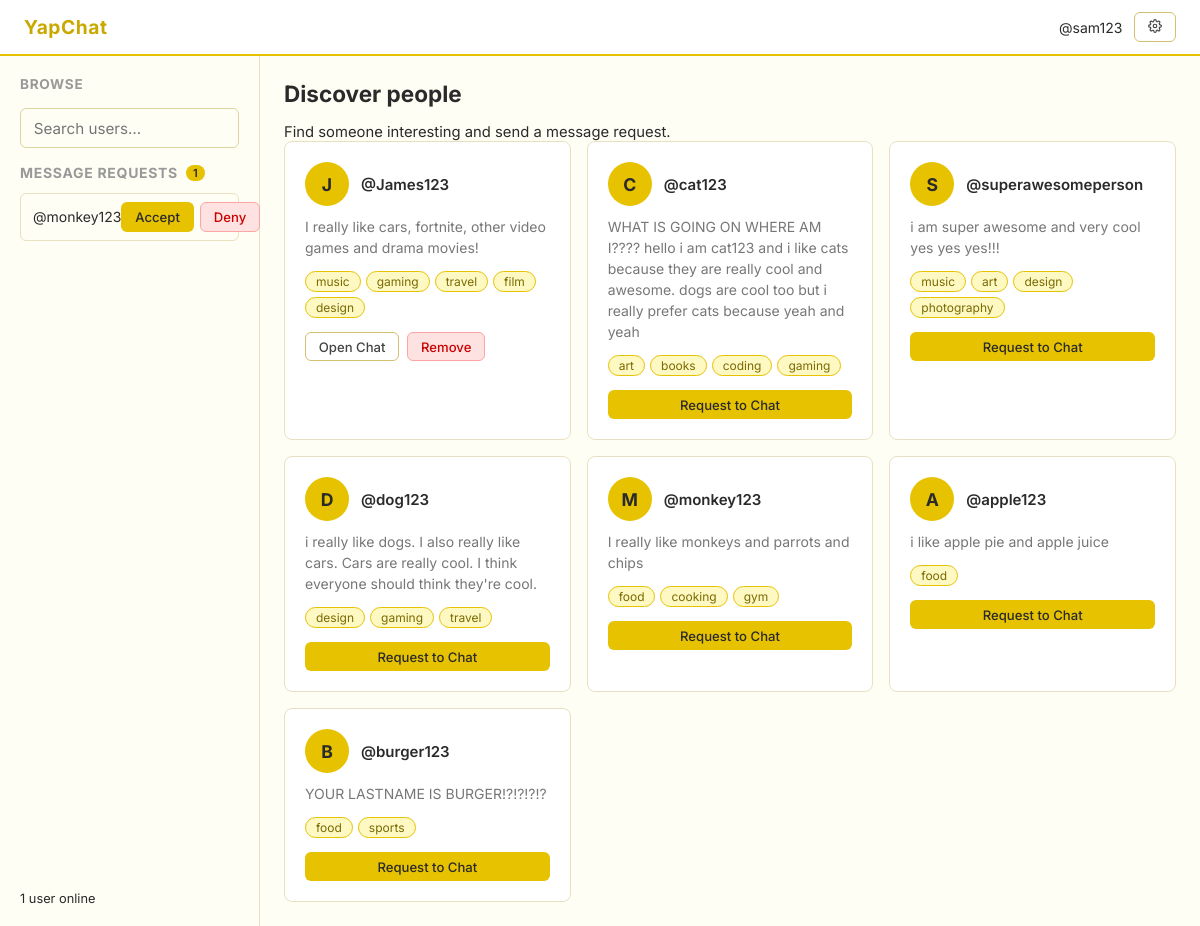
Page /browse (signed in) on the earlier database version.
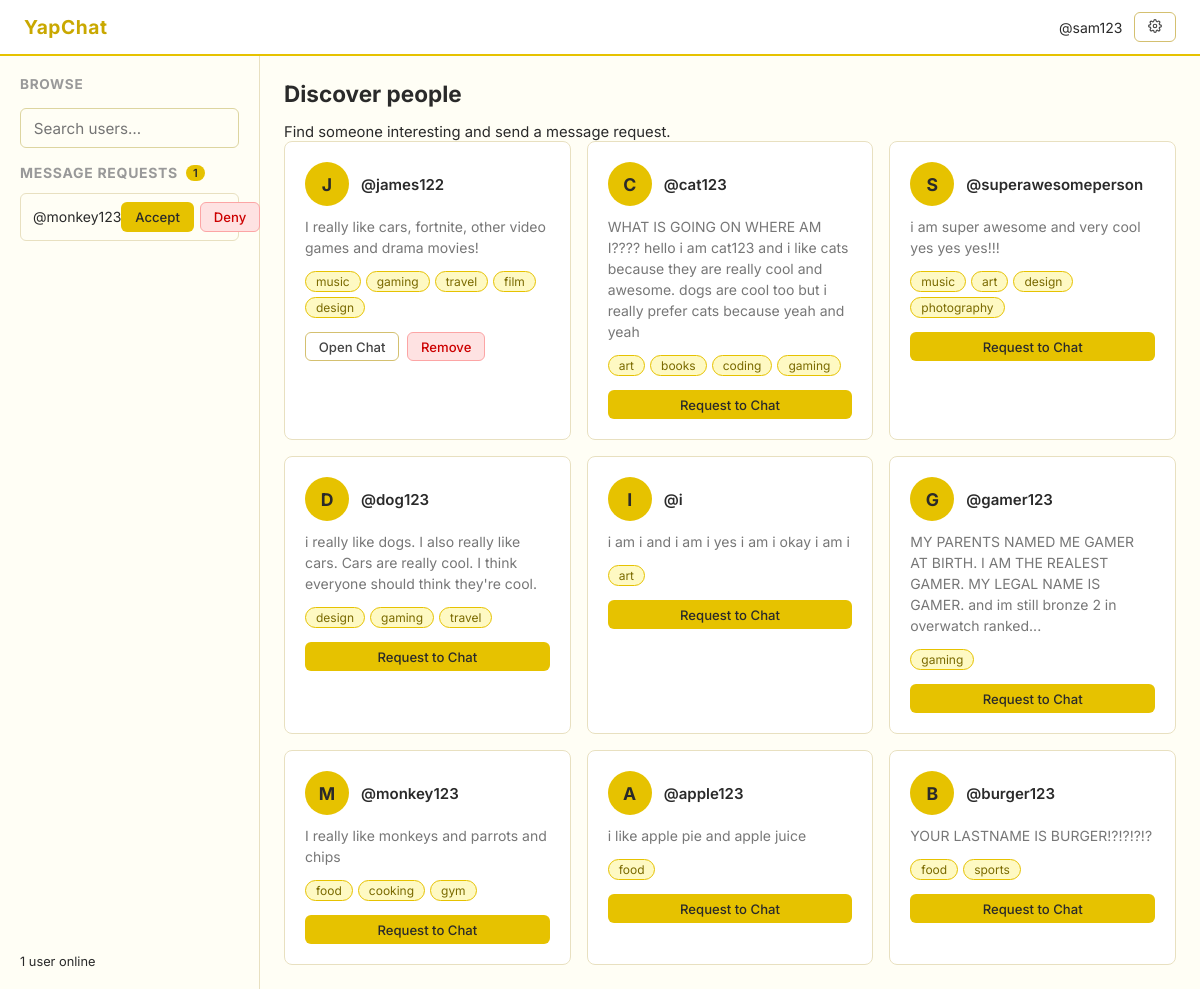
Same page on the later database version.
### tables this page shows
CREATE TABLE requests (
                from_user TEXT NOT NULL,
                to_user   TEXT NOT NULL,
                PRIMARY KEY (from_user, to_user)
            );

CREATE TABLE users (
                username      TEXT PRIMARY KEY,
                password_hash TEXT NOT NULL,
                bio           TEXT DEFAULT '',
                tags          TEXT DEFAULT ''
            );

### main.py (the view)
@app.route('/browse')
@login_required
def browse():
    me = session['username']
    with get_db() as conn:
        my_row = conn.execute(
            'SELECT tags FROM users WHERE username = ?', (me,)
        ).fetchone()
        rows = conn.execute(
            'SELECT username, bio, tags FROM users WHERE username != ?', (me,)
        ).fetchall()
        incoming = conn.execute(
            'SELECT from_user FROM requests WHERE to_user = ?', (me,)
        ).fetchall()
    my_tags = set(t.strip() for t in my_row['tags'].split(',') if t.strip())
    with get_db() as conn:
        connections = conn.execute(
            'SELECT user1, user2 FROM connections WHERE user1 = ? OR user2 = ?',
            (me, me)
        ).fetchall()
    connected_users = set()
    for c in connections:
        other = c['user2'] if c['user1'] == me else c['user1']
        connected_users.add(other)
    other_users = []
    for r in rows:
        user_tags = [t.strip() for t in r['tags'].split(',') if t.strip()]
        shared = len(my_tags & set(user_tags))
        other_users.append({
            'username':  r['username'],
            'bio':       r['bio'],
            'tags':      user_tags,
            'shared':    shared,                              #used for sorting, not displayed
            'connected': r['username'] in connected_users    #True if already connected, False if not
        })
    other_users.sort(key=lambda u: u['shared'], reverse=True)
    incoming_requests = [r['from_user'] for r in incoming]
    return render_template('browse.html', users=other_users,
                           current_user=me, incoming_requests=incoming_requests,
                           online_count=len(online_users))                          #displays how many users online/logged in currently.

### main.py (called while the page is built)
def get_db():
    conn = sqlite3.connect(DATABASE)
    conn.row_factory = sqlite3.Row
    return conn

def login_required(f):
    from functools import wraps
    @wraps(f)
    def decorated(*args, **kwargs):
        if 'username' not in session:
            return redirect(url_for('home'))
        return f(*args, **kwargs)
    return decorated

### templates/browse.html (shortened to what this page needs)
<!DOCTYPE html>
<html lang="en">
<head>
  <link rel="stylesheet" href="/static/css/style.css">
</head>
<body>
  <nav class="navbar">
    <span class="navbar-brand">YapChat</span>
    <div class="navbar-links">
      <span style="color:var(--muted);font-size:.875rem;">@{{ current_user }}</span>
      <a href="/settings" class="btn btn-secondary btn-sm">
      </a>
    </div>
  </nav>
  <div class="browse-layout">
    <aside class="sidebar">
      <h3>Browse</h3>
      <input type="text" class="search-input" id="searchInput" placeholder="Search users…">
      {% if incoming_requests %}
      <div>
        <div style="display:flex;align-items:center;gap:.5rem;margin-bottom:.75rem;">
          <h3 style="font-size:.875rem;">Message Requests</h3>
          <span class="request-badge">{{ incoming_requests|length }}</span>
        </div>
        <div class="incoming-list">
          {% for requester in incoming_requests %}
          <div class="incoming-item">
            <span>@{{ requester }}</span>
            <div style="display:flex;gap:.4rem;">
              <a href="/accept-chat/{{ requester }}" class="btn btn-primary btn-sm">Accept</a>
              <a href="/deny-chat/{{ requester }}"   class="btn btn-danger btn-sm">Deny</a>
            </div>
          </div>
          {% endfor %}
        </div>
      </div>
      {% endif %}
      <div style="margin-top:auto;">
        <p style="font-size:.8rem;">
          {{ online_count }} user{{ 's' if online_count != 1 else '' }} online
        </p>
      </div>
    </aside>
    <main class="main-content">
      <h2 class="anim">Discover people</h2>
      <p class="anim anim-d1" style="margin-top:.35rem;font-size:.925rem;">Find someone interesting and send a message request.</p>
      {% if users %}
      <div class="user-grid" id="userGrid">
        {% for user in users %}
        <div class="user-card anim" data-name="{{ user.username }}" data-tags="{{ user.tags|join(' ') }}">
          <div style="display:flex;align-items:center;gap:.75rem;">
            <div class="user-avatar">{{ user.username[0].upper() }}</div>
            <div>
              <a href="/profile/{{ user.username }}" class="user-name">@{{ user.username }}</a>
            </div>
          </div>
          {% if user.bio %}
          <p class="user-bio">{{ user.bio }}</p>
          {% else %}
          <p class="user-bio" style="font-style:italic;">No bio yet.</p>
          {% endif %}
          {% if user.tags %}
          <div class="tags">
            {% for tag in user.tags %}
            <span class="tag">{{ tag }}</span>
            {% endfor %}
          </div>
          {% endif %}
          {% if user.connected %}
            <div style="display:flex;gap:.5rem;margin-top:.25rem;">
              <a href="/messaging/{{ user.username }}" class="btn btn-secondary btn-sm">Open Chat</a>
              <a href="/remove-user/{{ user.username }}"
                 class="btn btn-danger btn-sm"
                 onclick="return confirm('Remove @{{ user.username }}? You will no longer be connected.')">
                Remove
              </a>
            </div>
          {% else %}
            <a href="/request-chat/{{ user.username }}" class="btn btn-primary btn-sm" style="margin-top:.25rem;">
              Request to Chat
            </a>
          {% endif %}
        </div>
        {% endfor %}
      </div>
      {% else %}
      <div style="margin-top:3rem;text-align:center;opacity:.5;">
        <p>No other users yet. Share the link so friends can join!</p>
      </div>
      {% endif %}
    </main>
  </div>
</body>
</html>

### static/css/style.css (style rules this page uses)
* { box-sizing: border-box; margin: 0; padding: 0; }
body { font-family: 'Inter', sans-serif; background: #fffef5; color: #2a2a2a; font-size: 15px; }
a { color: #b8860b; text-decoration: none; }
input[type=text], input[type=password], textarea { width: 100%; padding: 0.6rem 0.8rem; border: 1px solid #ddd5a0; border-radius: 6px; font-family: inherit; font-size: 0.95rem; background: #fffef5; color: #2a2a2a; outline: none; }
.btn { display: inline-block; padding: 0.6rem 1.2rem; border-radius: 6px; border: 1px solid transparent; font-family: inherit; font-size: 0.9rem; font-weight: 500; cursor: pointer; text-align: center; transition: opacity 0.15s; }
.btn-primary { background: #e6c200; color: #2a2a2a; }
.btn-secondary { background: #fff; color: #444; border-color: #d4c070; }
.btn-danger { background: #fee2e2; color: #c00; border-color: #fca5a5; }
.btn-sm { padding: 0.35rem 0.8rem; font-size: 0.82rem; }
.tags { display: flex; flex-wrap: wrap; gap: 5px; margin-top: 4px; }
.tag { background: #fef9c3; color: #7a6a00; border-radius: 20px; font-size: 0.75rem; padding: 2px 10px; border: 1px solid #e6c200; }
.navbar { background: #fff; border-bottom: 2px solid #e6c200; padding: 0.75rem 1.5rem; display: flex; align-items: center; justify-content: space-between; position: sticky; top: 0; z-index: 10; }
.navbar-brand { font-weight: 700; font-size: 1.2rem; color: #c9a800; letter-spacing: 0.03em; }
.navbar-links { display: flex; align-items: center; gap: 0.75rem; }
.browse-layout { display: grid; grid-template-columns: 260px 1fr; min-height: calc(100vh - 49px); }
.sidebar { border-right: 1px solid #e8e0c0; background: #fffef5; padding: 1.25rem; display: flex; flex-direction: column; gap: 1rem; }
.sidebar h3 { font-size: 0.85rem; text-transform: uppercase; letter-spacing: 0.05em; color: #999; }
.main-content { padding: 1.5rem; }
.main-content h2 { margin-bottom: 1rem; }
.search-input { width: 100%; padding: 0.5rem 0.75rem; border: 1px solid #ddd5a0; border-radius: 6px; font-family: inherit; font-size: 0.9rem; outline: none; background: #fff; }
.user-grid { display: grid; grid-template-columns: repeat(auto-fill, minmax(240px, 1fr)); gap: 1rem; }
.user-card { background: #fff; border: 1px solid #e8e0c0; border-radius: 8px; padding: 1.25rem; display: flex; flex-direction: column; gap: 0.6rem; }
.user-avatar { width: 44px; height: 44px; border-radius: 50%; background: #e6c200; color: #2a2a2a; display: flex; align-items: center; justify-content: center; font-weight: 700; font-size: 1.1rem; }
.user-name { font-weight: 600; color: #2a2a2a; }
.user-bio { font-size: 0.875rem; color: #777; line-height: 1.5; }
.incoming-item { background: #fffef5; border: 1px solid #e8e0c0; border-radius: 6px; padding: 0.5rem 0.75rem; display: flex; align-items: center; justify-content: space-between; font-size: 0.875rem; }
.request-badge { background: #e6c200; color: #2a2a2a; border-radius: 20px; font-size: 0.7rem; font-weight: 600; padding: 1px 7px; }
.anim { animation: fadeIn 0.3s ease both; }
.anim-d1 { animation-delay: 0.05s; }

Differences in the rows shown:
removed users: username "J", username "James123", bio "I really like cars, fortnite, other video games and drama movies!", tags "music" "gaming" "travel" "film" "design", shown under "Discover people"
added users: username "J", username "james122", bio "I really like cars, fortnite, other video games and drama movies!", tags "music" "gaming" "travel" "film" "design", shown under "Discover people"
added users: username "I", username "i", bio "i am i and i am i yes i am i okay i am i", tags "art"
added users: username "G", username "gamer123", bio "MY PARENTS NAMED ME GAMER AT BIRTH. I AM THE REALEST GAMER. MY LEGAL NAME IS GAMER. and im still bronze 2 in overwatch ranked...", tags "gaming"
